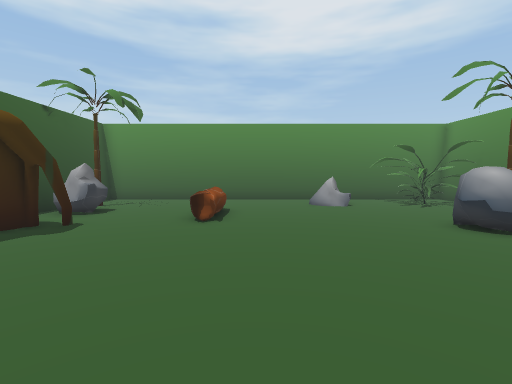
view 1 (above)

13 first-person views from a walk through a 3-D level made in the Unity game engine. The camera is 1.4 m above the floor, tilts 4° down and sees 85° across. The floor is counted in squares, 1 m on a side. Each view is taken from the middle of a square. On the plan, view 1 faces up. The plan holds only what a view shows up to about 14 squares ahead; the rest is blank. The player character is not drawn.

view 2
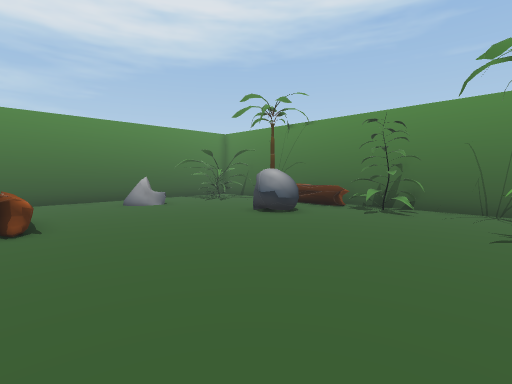

view 3
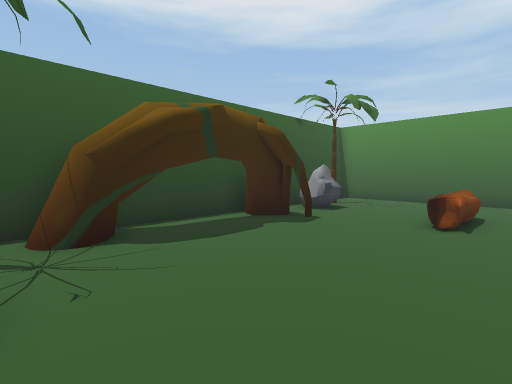

view 4
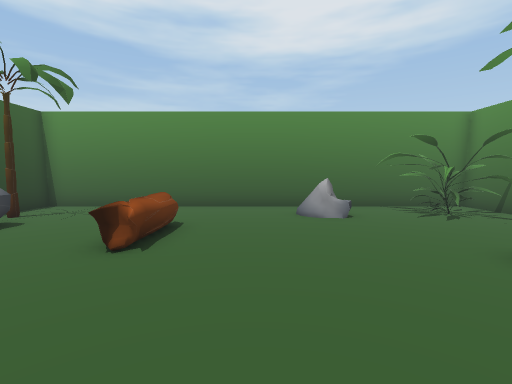

view 5
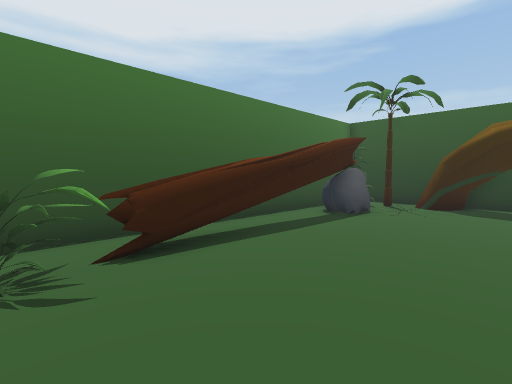

view 6
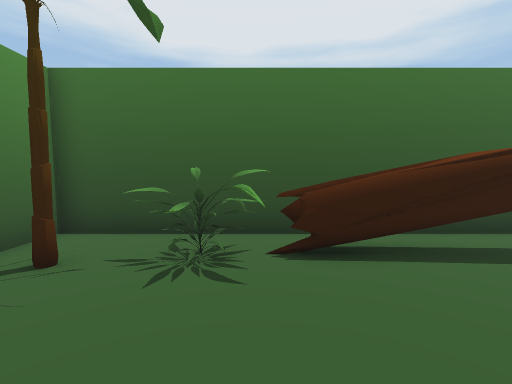

view 7
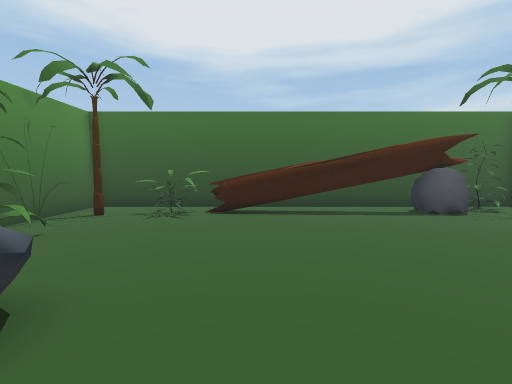

view 8
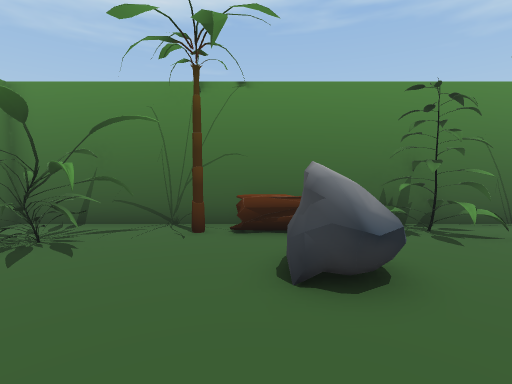

view 9
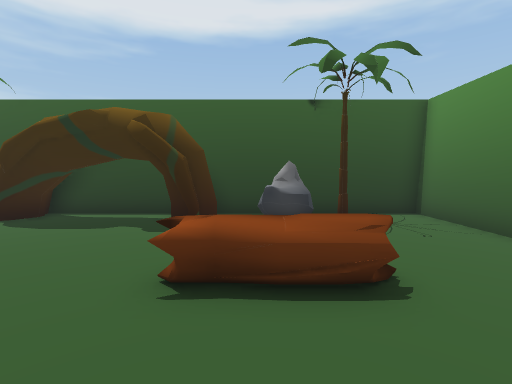

view 10
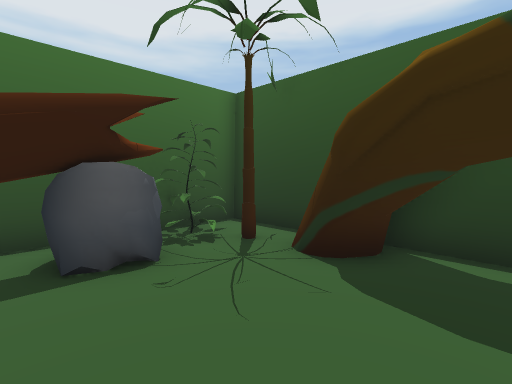

view 11
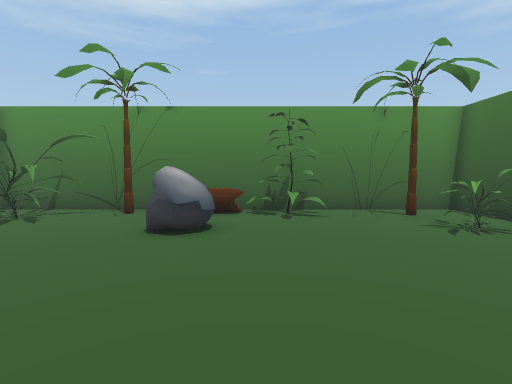

view 12
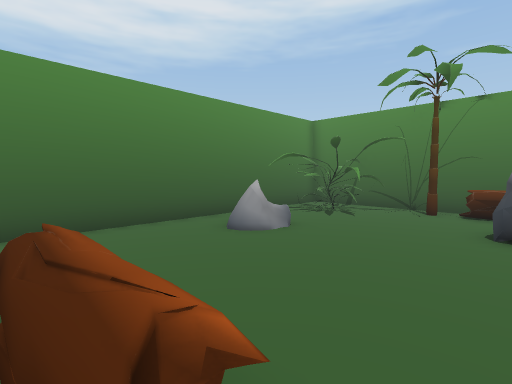

view 13
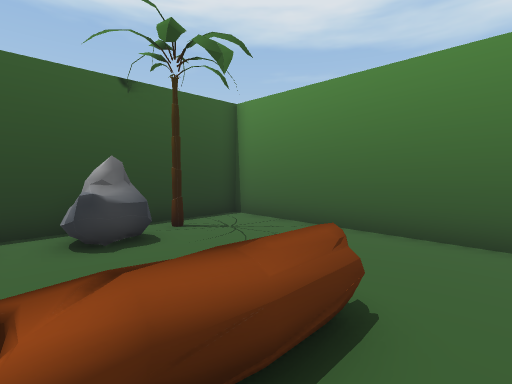

### Floor plan
Key: @ floor where view 1 was taken; # wall or solid block; . floor; = window, fence, low wall or low ledge; ^ raised ledge; R rock; T thing the floor can be seen under or through.
Columns run from 8 left of view 1 to 10 right of it. Each row starts with its distance up from view 1.
 15 ################
 14 #.............##
 13 #..........R..###
 12 ## ........R...####
 11 ###...=........##.#
 10 #RR...^^......... #
  9 #RR...^^.........##
  8 ##....==........=##
  7 ####.........RRR==#
  6 ###...........R.==#
  5 #...............###
  4 # .............=###
  3 ###.............###
  2 ###...............#
  1 # #...............#
  0   #.RR..@....TTTT.#
 -1   ##R#TTTTT^=TTT..#
 -2   ##  ............#
 -3   #################

Positions as (right, up) in squares from view 1, and headings:
1: (0, 0), facing up
2: (-2, 0), facing up-right
3: (0, 0), facing up-left
4: (1, 3), facing up
5: (6, 4), facing down-left
6: (5, 4), facing down
7: (3, 9), facing down
8: (2, 8), facing right
9: (2, 9), facing left
10: (-2, 4), facing down-left
11: (-1, 5), facing right
12: (-2, 7), facing up-right
13: (0, 8), facing up-left
